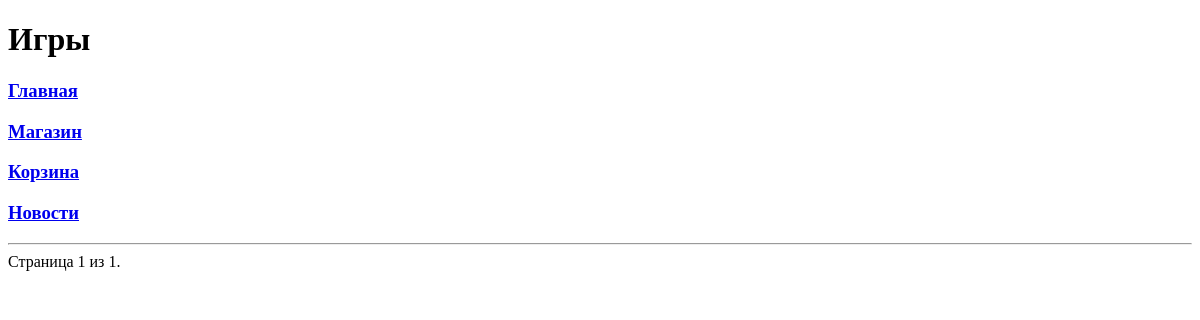
Page /platform/news/?page=2 on the earlier database version.
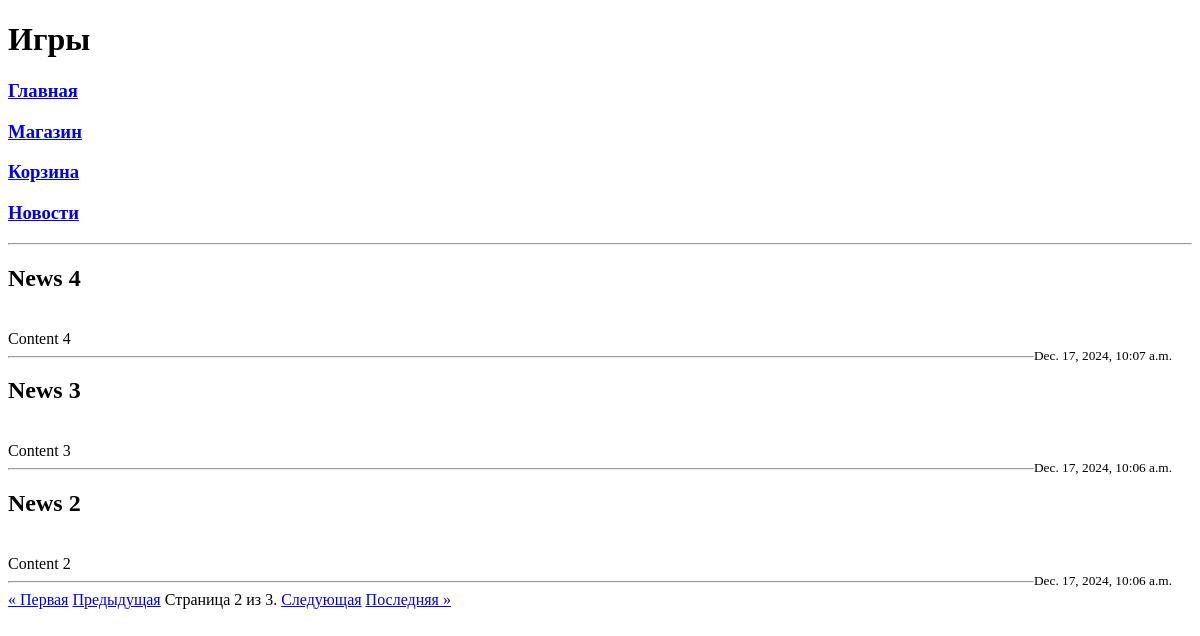
Same page on the later database version.
### task1/models.py (models this page shows)
class News(models.Model):
    title = models.CharField(max_length=30)
    content = models.TextField()
    date = models.DateTimeField(auto_now_add=True)

### task1/views.py (the view)
# urls.py: path('platform/news/', news)
def news(request):
    all_news = News.objects.all().order_by('-date')
    paginator = Paginator(all_news, 3)
    page_number = request.GET.get('page')
    news = paginator.get_page(page_number)
    return render(request, 'news.html', {'news': news})

### templates/news.html
{% extends 'menu.html' %}
{% block pagename %}<h1>Игры</h1>{% endblock %}
{% block menu %}{{ block.super }}{% endblock %}
{% block content %}
    <hr>
    {% for new in news %}
        <h2>{{ new.title }}</h2>
        <br>
        {{ new.content }}
        <br>
        <small style="float: right; margin-right: 20px;">{{ new.date }}</small>
        <hr>
    {% endfor %}
    <div class="pagination">
        <span class="step-links">
            {% if news.has_previous %}
                <a href="?page=1">&laquo; Первая</a>
                <a href="?page={{ news.previous_page_number }}">Предыдущая</a>
            {% endif %}
            <span class="current">
                Страница {{ news.number }} из {{ news.paginator.num_pages }}.
            </span>
            {% if news.has_next %}
                <a href="?page={{ news.next_page_number }}">Следующая</a>
                <a href="?page={{ news.paginator.num_pages }}">Последняя &raquo;</a>
            {% endif %}
        </span>
    </div>
{% endblock %}

Differences in the rows shown:
added News: title "News 4", content "Content 4", date "Dec. 17, 2024, 10:07 a.m."
added News: title "News 3", content "Content 3", date "Dec. 17, 2024, 10:06 a.m."
added News: title "News 2", content "Content 2", date "Dec. 17, 2024, 10:06 a.m."
Other differences:
{{ news.number }}: "1" → "2"
{{ news.paginator.num_pages }}: "1" → "3"
text now shown: "« Первая Предыдущая Следующая Последняя »"
